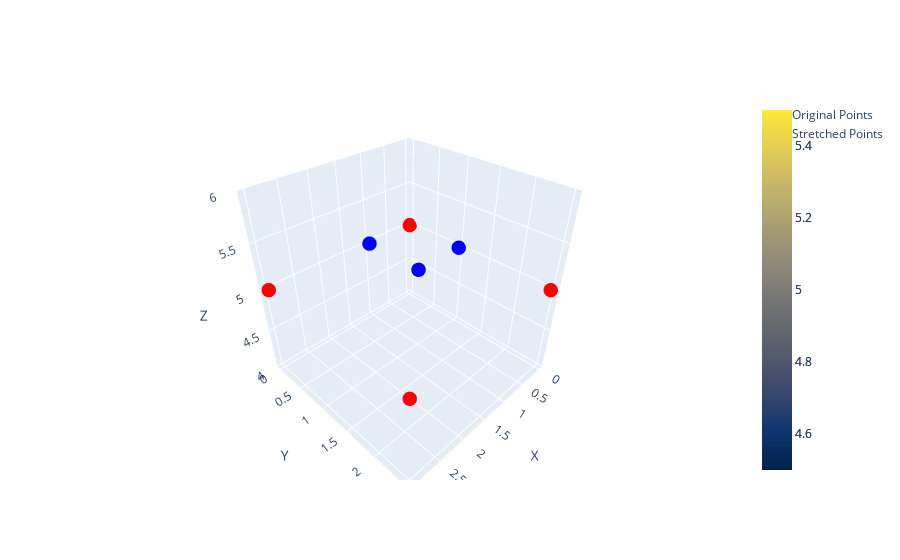

Source (notebook cell):
### Code cell
visualize_stretch(points = points, stretch_function=simple_strecth, output_path="simple_stretch.png")

### Figure 1 — Plotly figure (JSON) as saved in the notebook; plotly's stock layout.template omitted (floating-point values rounded to 4 significant figures)
{"data": [{"colorscale": [[0, "#440154"], [0.1111, "#482878"], [0.2222, "#3e4989"], [0.3333, "#31688e"], [0.4444, "#26828e"], [0.5556, "#1f9e89"], [0.6667, "#35b779"], [0.7778, "#6ece58"], [0.8889, "#b5de2b"], [1, "#fde725"]], "name": "Original Surface", "showscale": true, "type": "surface", "x": [[0, 2, 2, 0, 0], [0, 2, 2, 0, 0], [0, 2, 2, 0, 0], [0, 2, 2, 0, 0], [0, 2, 2, 0, 0]], "y": [[0, 0, 0, 0, 0], [0, 0, 0, 0, 0], [2, 2, 2, 2, 2], [2, 2, 2, 2, 2], [0, 0, 0, 0, 0]], "z": [5, 5, 5, 5, 5]}, {"colorscale": [[0, "#00224e"], [0.1111, "#123570"], [0.2222, "#3b496c"], [0.3333, "#575d6d"], [0.4444, "#707173"], [0.5556, "#8a8678"], [0.6667, "#a59c74"], [0.7778, "#c3b369"], [0.8889, "#e1cc55"], [1, "#fee838"]], "name": "Stretched Surface", "showscale": true, "type": "surface", "x": [[0, 3, 3, 0, 0], [0, 3, 3, 0, 0], [0, 3, 3, 0, 0], [0, 3, 3, 0, 0], [0, 3, 3, 0, 0]], "y": [[0, 0, 0, 0, 0], [0, 0, 0, 0, 0], [2.5, 2.5, 2.5, 2.5, 2.5], [2.5, 2.5, 2.5, 2.5, 2.5], [0, 0, 0, 0, 0]], "z": [5, 5, 5, 5, 5]}, {"marker": {"color": "blue", "size": 5}, "mode": "markers", "name": "Original Points", "type": "scatter3d", "x": [0, 1, 1, 0, 0], "y": [0, 0, 1, 1, 0], "z": [5, 5, 5, 5, 5]}, {"marker": {"color": "red", "size": 5}, "mode": "markers", "name": "Stretched Points", "type": "scatter3d", "x": [0, 3, 3, 0, 0], "y": [0, 0, 2.5, 2.5, 0], "z": [5, 5, 5, 5, 5]}], "layout": {"scene": {"aspectmode": "cube", "xaxis": {"title": {"text": "X"}}, "yaxis": {"title": {"text": "Y"}}, "zaxis": {"title": {"text": "Z"}}}}}
